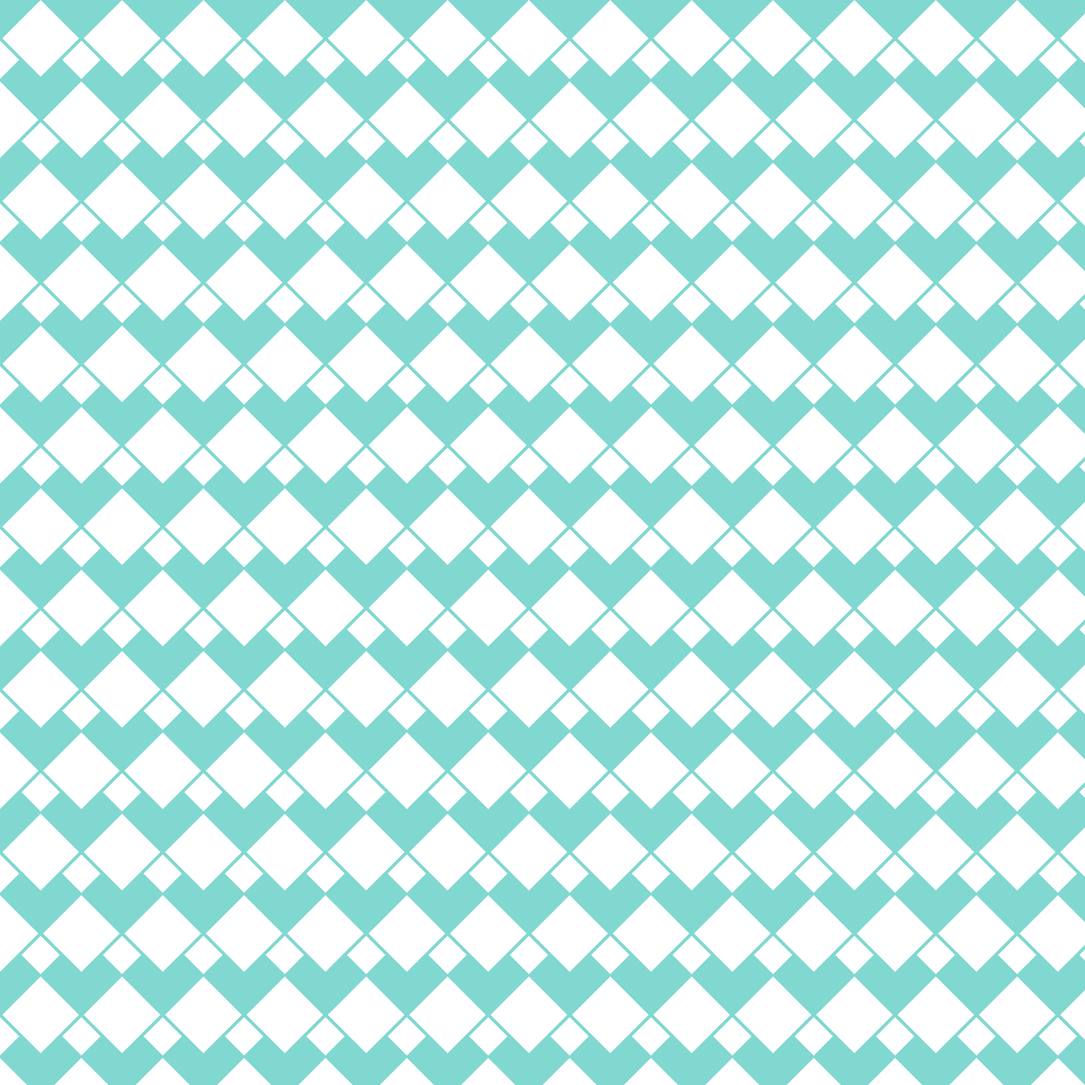
Frame 1 (no input)
Frame 60 (no input): identical to frame 1, image omitted
Frame 120 (the mouse pressed at the canvas centre since frame 60): identical to frame 1, image omitted

The p5.js sketch that drew this single still picture (run headless with seeded random() and noise() and a simulated clock; from frame 60 on, the mouse is pressed at the canvas centre):

// p5.js sketch
// ── sketch.js
//I have created a design inspired by Tiffany & Co,its a simple diamond designs with tiffany blue background
function setup() {
  createCanvas(2000, 2000); 
  background(129, 216, 208); 
  let spacing = 150; 
  let largeDiamondSize = 100; 
  let smallDiamondSize = 50; 
  for (let y = 0; y < height; y += spacing)
     { 
    for (let x = 0; x < width; x += spacing)
       { 
      let xOffset = (y / spacing) % 2 === 0 ? spacing / 2 : 0;
      Diamond(x + xOffset, y, largeDiamondSize);
      Diamond(x + xOffset, y - spacing / 2, smallDiamondSize);
    }
  }
}
function Diamond(x, y, size) 
{
  fill(255); 
  noStroke(); 
  push(); 
  translate(x, y); 
  rotate(PI / 4); 
  rect(0, 0, size, size); 
  pop(); 
}
function draw() {
  
}
